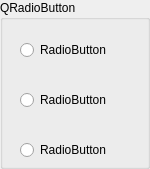
               <widget class="QGroupBox" name="groupBox_2">
                <property name="minimumSize">
                 <size>
                  <width>150</width>
                  <height>0</height>
                 </size>
                </property>
                <property name="maximumSize">
                 <size>
                  <width>150</width>
                  <height>170</height>
                 </size>
                </property>
                <property name="title">
                 <string>QRadioButton</string>
                </property>
                <widget class="QRadioButton" name="radioButton">
                 <property name="geometry">
                  <rect>
                   <x>20</x>
                   <y>40</y>
                   <width>89</width>
                   <height>20</height>
                  </rect>
                 </property>
                 <property name="text">
                  <string>RadioButton</string>
                 </property>
                </widget>
                <widget class="QRadioButton" name="radioButton_2">
                 <property name="geometry">
                  <rect>
                   <x>20</x>
                   <y>90</y>
                   <width>89</width>
                   <height>20</height>
                  </rect>
                 </property>
                 <property name="text">
                  <string>RadioButton</string>
                 </property>
                </widget>
                <widget class="QRadioButton" name="radioButton_3">
                 <property name="geometry">
                  <rect>
                   <x>20</x>
                   <y>140</y>
                   <width>89</width>
                   <height>20</height>
                  </rect>
                 </property>
                 <property name="text">
                  <string>RadioButton</string>
                 </property>
                </widget>
               </widget>
